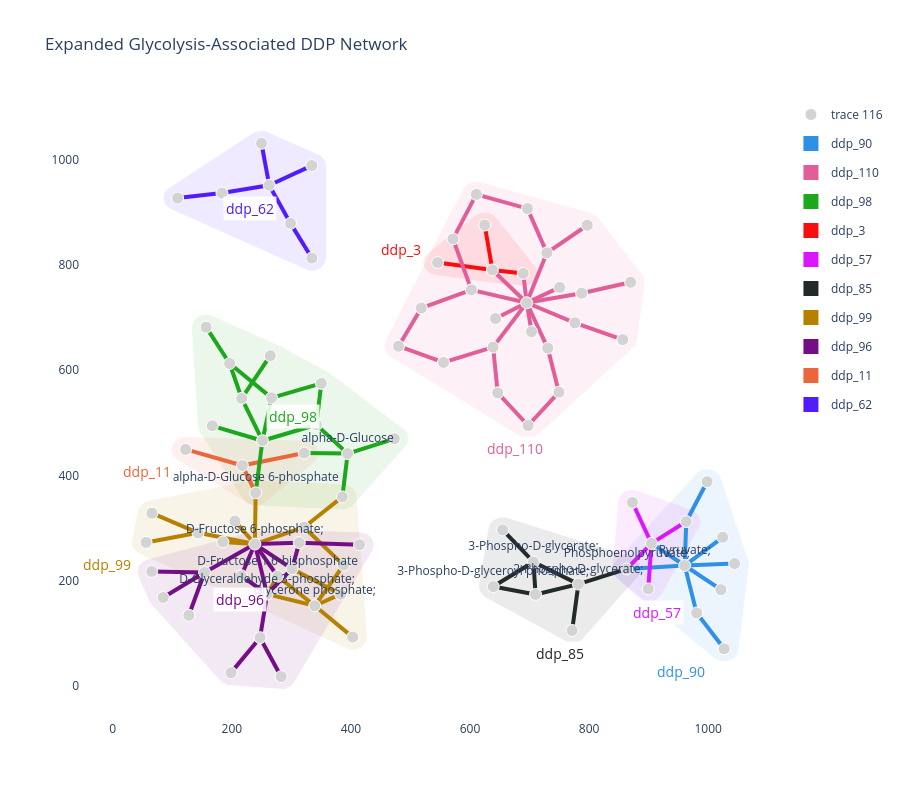

Source (notebook cell):
### Code cell
ddp_edge_labels = rxn_to_ddp.reindex(expanded_rxns)

expanded_labels = metabolite_labels(dataset, rxns=expanded_rxns, require_anchors=False)
print('labelled metabolites:', [dataset.compound_info[c.split('cpd:')[1]]['name'].split(';')[0]
                               for c in expanded_labels])

with ddp_pathway_palette(ddp_edge_labels):
    fig = mern_support.custom_pathway_plot(
        rxns=expanded_rxns,
        dataset=dataset,
        rna=rna,
        user_labels=ddp_edge_labels,
        edge_width=4,
        ddp_labels=rxn_to_ddp,
        ddp_color_map=ddp_color_map_for(ddp_edge_labels),
        ddp_style="soft_contours",
        show_node_labels=True,
        labeled_nodes=expanded_labels,
    )

fig.update_layout(
    title="Expanded Glycolysis-Associated DDP Network"
)

fig.write_image(f"{base_path_figures}/glycolysis_ddp_expanded_plot.png", width=1200, height=800, scale=2)
fig.show()
